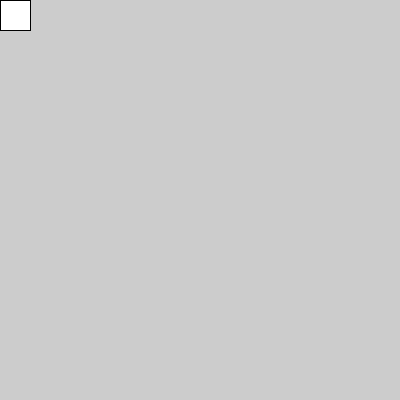
Frame 1 (no input)
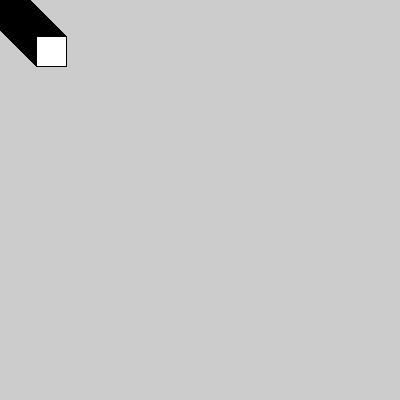
Frame 60 (the mouse pressed at the canvas centre just before this capture)
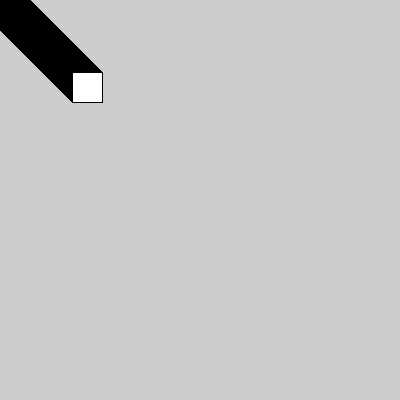
Frame 120 (the mouse held since frame 60 and released just before this capture)

The Processing sketch that drew these frames (run headless with seeded random() and noise(); from frame 60 on, the mouse is pressed at the canvas centre):

// Processing sketch: condicional_1
// ── condicional_1.pde
// creamos dos variables, x e y
// estamos creando espacio en la memoria pra albergar dos floats

float x;
float y;

void setup() {
  size(400, 400); 
  x = 0; //asignamos un valor inicial a x
  y = 0; //asignamos un valor inicial a y
}

void draw() {
  // lo de abajo es lo mismo que decir x = x+0.6
  // en cada frame incrementamos x en 0.6
  x += 0.6;
  y += 0.6;

  // si x es mayor que 200
  if (x>200) {
    x=200; // x no crece mas que 200
  }

  if (y>200) {
    y=200;
  }

  println(x);
  
  //finalmente dibujamos el rectangulo
  rect (x, y, 30, 30);
  
  //al llegar a esta ultima linea, el ciclo de draw() se repite
}
